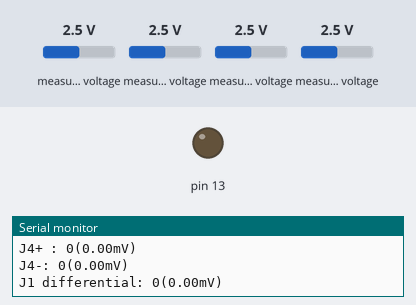
Bench run of a sketch on a simulated Arduino Uno, built with avr-gcc and run on an emulated ATmega328P. Shown: output pins drawn as LEDs (lit = HIGH), the last lines printed to the serial monitor. Inputs (shaded band) come from the test bench; at power-on: measured voltage 2.5 V. The local clock reads 2024-03-15 10:24:30 at power-on unless the sketch sets it; storage starts empty.

Above: at 2.4 s.
At 4.9 s:
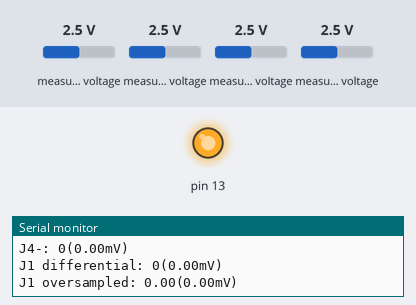
Timing chart, 0 to 13.7 s (numbered marks = the images above):
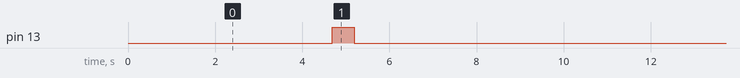

The sketch:

test-gain-adjust.ino
```cpp
#include <SPI.h>
#include <SD.h>
#include <Wire.h>
#include "RTClib.h"
#include "SdFat.h"
#include <Adafruit_ADS1X15.h> //ADC

#define FILE_NAME "compare3.txt" //KEEP THIS AT OR UNDER 8 CHARACTERS DUMMY
#define ADS1015_GAIN 2
#define ADS1115_GAIN 0.03125

RTC_DS3231 rtc; //construct RTC
Adafruit_ADS1015 ads1015;  // Construct an ads1015
Adafruit_ADS1115 ads1115;  // Construct an ads1115

File datafile;

int delayTime = 5000; //take a reading every X/1000 seconds
int delayBlink = 500; //blink on/off every X/1000 seconds

//set variables for oversampling
float average_samples;
int over_samples;
float sum_samples;

// set rtc date and time timestamp to sd card
void dateTime(uint16_t* date, uint16_t* time) {
  DateTime now = rtc.now();

  // return date using FAT_DATE macro to format fields
  *date = FAT_DATE(now.year(), now.month(), now.day());

  // return time using FAT_TIME macro to format fields
  *time = FAT_TIME(now.hour(), now.minute(), now.second());
}


void setup()
{
  // initialize digital pin 13 as an output (blink)
  pinMode(13, OUTPUT);
  Serial.begin(9600);
  while (!Serial) {
    ; // wait for serial port to connect. Needed for native USB port only
  }

  Serial.print("Initializing SD card...");

  // setup SD card
  if (!SD.begin(4)) {
    Serial.println("sd card initialization failed!");
    while (1);
  }
  Serial.println("sd card initialization done.");

  // If file already exists, don't add a header. If it doesn't exist, then write a header.
  if (SD.exists(FILE_NAME)) {
    Serial.println("File exists, opening file...");
  } else {
    Serial.println("File doesn't exist, creating file and adding header");
    Serial.println("Opening file...");
    datafile = SD.open(FILE_NAME, FILE_WRITE);
    Serial.println("Writing header...");
    datafile.println("Date,Time,J2+ (mV),J3 diff (mV),Coin battery (mV),J4+ (mV),J4- (mV),J4 (mV),J1 diff (mV),J1 oversampled (mV)");
    datafile.close();
    Serial.println("done.");
  }

  // setup RTC module
  //rtc.begin(0x68); RTC address is 0x68
  if (! rtc.begin()) {
    Serial.println("Couldn't find RTC");
    Serial.flush();
    while (1) delay(10);
  }

  // RUN THIS FIRST TIME to set the time on the RTC, then comment out and re-upload to avoid re-setting time to compilation date and time each time
  //rtc.adjust(DateTime(F(__DATE__), F(__TIME__)));

  if (rtc.lostPower()) {
    Serial.println("RTC lost power, let's set the time!");
    // When time needs to be set on a new device, or after a power loss, the following line sets the RTC to the date & time this sketch was compiled
    rtc.adjust(DateTime(F(__DATE__), F(__TIME__)));
  }

  //                                                                ADS1015  ADS1115
  //                                                                -------  -------
  // ads.setGain(GAIN_TWOTHIRDS);  // 2/3x gain +/- 6.144V  1 bit = 3mV      0.1875mV (default)
  // ads.setGain(GAIN_ONE);        // 1x gain   +/- 4.096V  1 bit = 2mV      0.125mV
  // ads.setGain(GAIN_TWO);        // 2x gain   +/- 2.048V  1 bit = 1mV      0.0625mV
  // ads.setGain(GAIN_FOUR);       // 4x gain   +/- 1.024V  1 bit = 0.5mV    0.03125mV
  // ads.setGain(GAIN_EIGHT);      // 8x gain   +/- 0.512V  1 bit = 0.25mV   0.015625mV
  // ads.setGain(GAIN_SIXTEEN);    // 16x gain  +/- 0.256V  1 bit = 0.125mV  0.0078125mV

   //Setup ADC 1015
    Serial.println("Getting differential reading from AIN0 (P) and AIN1 (N)");
    Serial.println("ADC Range: +/- 4.096V (1 bit = 2mV)");
    ads1015.setGain(GAIN_ONE); //set Gain for ADC 1015
    ads1015.begin(0x48); // Initialize ads1015 at the default address 0x48

   //Setup ADC 1115
   Serial.println("Getting differential reading from AIN0 (P) and AIN1 (N)");
   Serial.println("ADC Range: +/- 1.024V (1 bit = 0.03125mV)");
   ads1115.setGain(GAIN_FOUR); //set Gain for ADC 1115
   ads1115.begin(0x49);  // Initialize ads1115 at address 0x49
   ///12.288 / 65536 *1000
}

void loop()
{
  DateTime now = rtc.now();
    //date
    Serial.print(now.year(), DEC);
    Serial.print('/');
    Serial.print(now.month(), DEC);
    Serial.print('/');
    Serial.print(now.day(), DEC);
    Serial.print(", ");
    //time
    Serial.print(now.hour(), DEC);
    Serial.print(':');
    Serial.print(now.minute(), DEC);
    Serial.print(':');
    Serial.print(now.second(), DEC);
    Serial.println();

  // Set file date and time on sd card ("last modified")
  SdFile::dateTimeCallback(dateTime);

  // open the file. note that only one file can be open at a time,
  // so you have to close this one before opening another.
  datafile = SD.open(FILE_NAME, FILE_WRITE);

  // if the file opened okay, write to it:
  if (datafile){
    Serial.println("Writing to SD Card...");
    //date
    datafile.print(now.year(), DEC);
    datafile.print('/');
    datafile.print(now.month(), DEC);
    datafile.print('/');
    datafile.print(now.day(), DEC);
    datafile.print(',');
    //time
    datafile.print(now.hour(), DEC);
    datafile.print(':');
    datafile.print(now.minute(), DEC);
    datafile.print(':');
    datafile.print(now.second(), DEC);
    datafile.print(',');

    // Read ADC1015 inputs
    int16_t adc1_1, adc1_2, adc1_diff;
    adc1_1 = ads1015.readADC_SingleEnded(2); // Read A2
    Serial.print("J2+ : "); Serial.print(adc1_1); Serial.print("("); Serial.print(adc1_1 * ADS1015_GAIN); Serial.println("mV)");
    adc1_2 = ads1015.readADC_SingleEnded(3); // Read A3
    Serial.print("coin batt : "); Serial.print(adc1_2); Serial.print("("); Serial.print(adc1_2 * ADS1015_GAIN); Serial.println("mV)");
    adc1_diff = ads1015.readADC_Differential_0_1(); //Read A0/A1 differential
    Serial.print("J3 differential: "); Serial.print(adc1_diff); Serial.print("("); Serial.print(adc1_diff * ADS1015_GAIN); Serial.println("mV)");

// Write ADC1015 inputs
    datafile.print(adc1_1 * ADS1015_GAIN);
    datafile.print(',');
    datafile.print(adc1_diff * ADS1015_GAIN);
    datafile.print(',');
    datafile.print(adc1_2 * ADS1015_GAIN);
    datafile.print(',');

    // Read ADC1115 inputs
    int16_t adc2_1, adc2_2, adc2_diff;
    adc2_1 = ads1115.readADC_SingleEnded(2);
    Serial.print("J4+ : "); Serial.print(adc2_1); Serial.print("("); Serial.print(adc2_1 * ADS1115_GAIN); Serial.println("mV)");
    adc2_2 = ads1115.readADC_SingleEnded(3);
    Serial.print("J4-: "); Serial.print(adc2_2); Serial.print("("); Serial.print(adc2_2 * ADS1115_GAIN); Serial.println("mV)");
    adc2_diff = ads1115.readADC_Differential_0_1();
    Serial.print("J1 differential: "); Serial.print(adc2_diff); Serial.print("("); Serial.print(adc2_diff * ADS1115_GAIN); Serial.println("mV)");

    // Oversample J1 to see what's happening
    over_samples = 256;
    sum_samples = 0;
    for(int i = 0; i <= over_samples; i++){
      int a = ads1115.readADC_Differential_0_1();
      //Serial.print(a);
      sum_samples += a;
    }
    average_samples = sum_samples / over_samples;

    Serial.print("J1 oversampled: "); Serial.print(average_samples); Serial.print("("); Serial.print(average_samples * ADS1115_GAIN); Serial.println("mV)");

    // Write ADC1115 inputs
    datafile.print(adc2_1 * ADS1115_GAIN);
    datafile.print(',');
    datafile.print(adc2_2 * ADS1115_GAIN);
    datafile.print(',');
    datafile.print((adc2_1 * ADS1115_GAIN) - (adc2_2 * ADS1115_GAIN));
    datafile.print(',');
    datafile.print(adc2_diff * ADS1115_GAIN);
    datafile.print(',');
    datafile.println(average_samples * ADS1115_GAIN);

    // close the file:
    datafile.close();
  } else {
    // if the file didn't open, print an error:
    Serial.println("error writing to file");
  }

    digitalWrite(13, HIGH);   // turn the LED on
    delay(delayBlink);              // wait for X/1000 seconds
    digitalWrite(13, LOW);    // turn the LED off by making the voltage LOW
    delay(delayBlink);              // wait for  X/1000 seconds

    delay(delayTime);
}
```

Measured:
- by itself, pin 13: alternates HIGH for 0.50 s and LOW for 9.8 s
